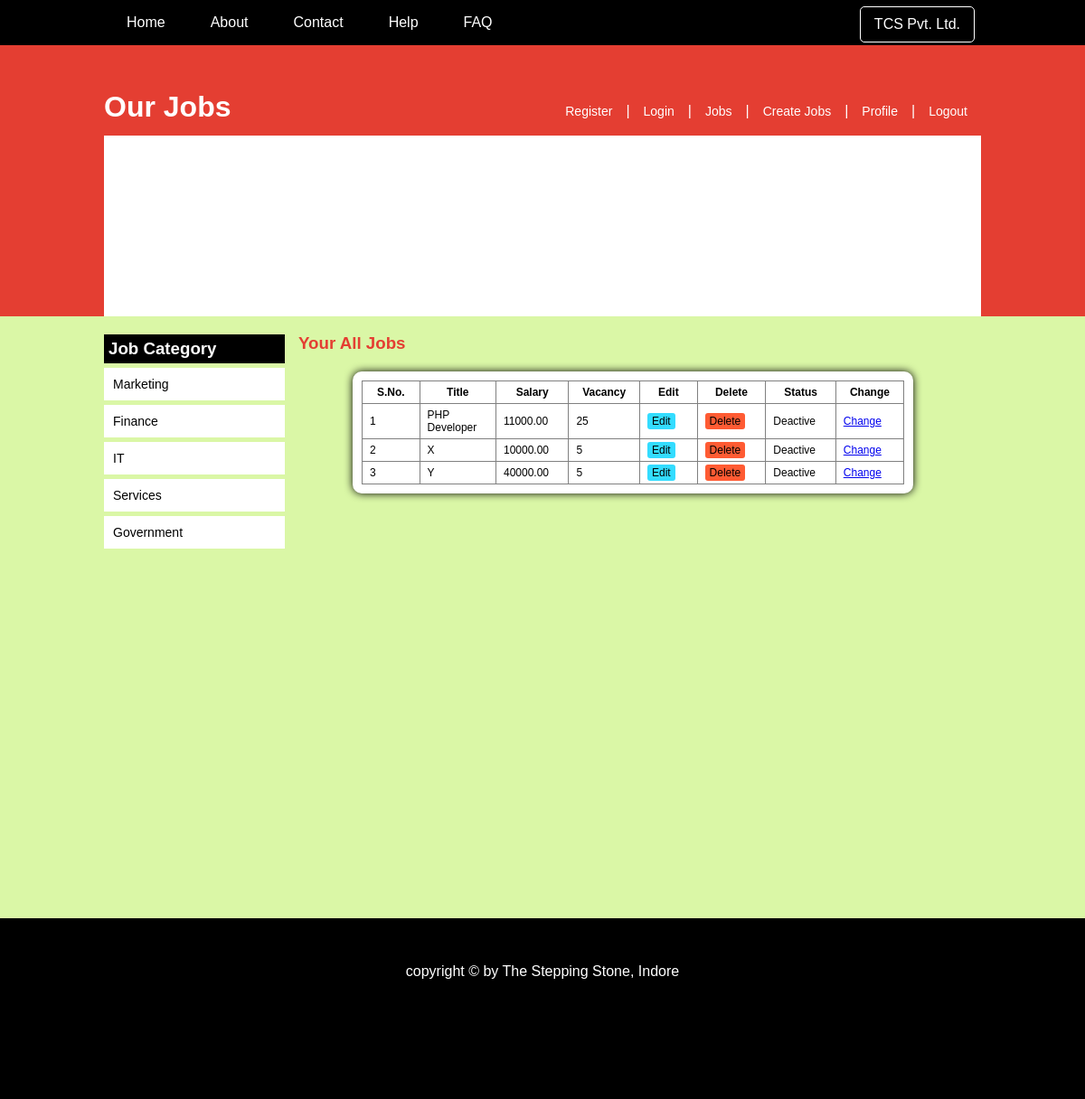
The app's page /jobs.php (signed in) with its own data.
### tables this page shows
CREATE TABLE `jobs` (
  `id` int(11) NOT NULL,
  `cid` int(11) NOT NULL,
  `job_title` varchar(255) NOT NULL,
  `category` varchar(255) NOT NULL,
  `vacancy` int(11) NOT NULL,
  `salary` decimal(9,2) NOT NULL,
  `min_que` varchar(255) NOT NULL,
  `skills` text NOT NULL,
  `status` int(11) NOT NULL DEFAULT '1'
);

### jobs.php (the view, shortened to what this page needs)
<?php
include('db.php');
include('header.php');
$x = $_SESSION['cid'];
$que = "SELECT * FROM jobs WHERE cid = $x";
$result = mysqli_query($con, $que);
?>
		<div id="right-content">
			<h3>Your All Jobs</h3>
			<div id="login-box">
				<table id="list" align="center" border="1">
					<tr>
						<th>S.No.</th>
						<th>Title</th>
						<th>Salary</th>
						<th>Vacancy</th>
						<th>Edit</th>
						<th>Delete</th>
						<th>Status</th>
						<th>Change</th>
					</tr>
					<?php
					$i=1;
					while($data = mysqli_fetch_assoc($result))
					{
						?>
						<Tr>
							<Td><?php echo $i;?></Td>
							<Td><?php echo $data['job_title'];?></Td>
							<Td><?php echo $data['salary'];?></Td>
							<Td><?php echo $data['vacancy'];?></Td>
							<td><a href="create_job.php?key=<?php echo $data['id'];?>" class="edit">Edit</a></td>
							<td><a href="job_delete.php?key=<?php echo $data['id'] ?>" class="delete">Delete</a></td>
							<?php
							if($data['status']==1)
							{ ?>
								<td>Active</td>
							<?php }else{ ?>
								<td>Deactive</td>
							<?php
							}
							?>
							<td><a href="change_status.php?key=<?php echo $data['id']; ?>">Change</a></td>
						</Tr>
					<?php
					$i++;
					}
					?>
				</table>
			</div>
		</div>
<?php
include('footer.php');
?>

### header.php (shortened to what this page needs)
<?php
$url = $_SERVER['PHP_SELF'];
?>
<!DOCTYPE html>
<html>
<head>
	<link rel="stylesheet" type="text/css" href="css/style.css">
</head>
<body>
<div id="header">
	<div id="inside-header">
		<ul>
			<li><a href="index.php" <?php if(strstr($url, "index.php")) echo "class='active'"; ?>>Home</a></li>
			<li><a href="about.php"  <?php if(strstr($url, "about.php")) echo "class='active'"; ?>>About</a></li>
			<li><a href="contact.php" <?php if(strstr($url, "contact.php")) echo "class='active'"; ?>>Contact</a></li>
			<li><a href="help.php" <?php if(strstr($url, "help.php")) echo "class='active'"; ?>>Help</a></li>
			<li><a href="faq.php" <?php if(strstr($url, "faq.php")) echo "class='active'"; ?>>FAQ</a></li>
		</ul>
			<?php
			if(isset($_SESSION['cname']))
			{
				echo '<a href="#" id="username">';
				echo $_SESSION['cname'];
				echo '</a>';
			}
			?>
	</div>
</div>
<div id="slider">
	<div id="inside-slider">
		<div id="core-slider">
			<div id="top-slider">
				<h1>Our Jobs</h1>
				<ul>
					<?php
					if(isset($_SESSION['is_employee_logged_in']))
					{ ?>
						<li><a href="employee_dash.php">Dashboard</a>|</li>
						<li><a href="logout.php">Logout</a>|</li>
					<?php
					}
					else
					{ ?>
						<li><a href="employee_reg.php">Register</a>|</li>
						<li><a href="employee_login.php">Login</a>|</li>
					<?php
					}
					if(isset($_SESSION['is_company_logged_in']))
					{
					?>
					<li><a href="jobs.php">Jobs</a>|</li>
					<li><a href="create_job.php">Create Jobs</a>|</li>
					<li><a href="company_profile.php">Profile</a>|</li>
					<li><a href="logout.php">Logout</a></li>
				<?php }else{ ?>
					<li><a href="company_login.php">Company</a>|</li>
					<li><a href="company_reg.php">Company Signup</a></li>
				<?php } ?>
				</ul>
			</div>
			<div id="bottom-slider"></div>
		</div>
	</div>
</div>
<div id="content">
	<div id="inside-content">
		<div id="left-content">
			<h3>Job Category</h3>
			<ul>
				<li><a href="#">Marketing</a></li>
				<li><a href="#">Finance</a></li>
				<li><a href="#">IT</a></li>
				<li><a href="#">Services</a></li>
				<li><a href="#">Government</a></li>
			</ul>
		</div>

### footer.php
</div>
</div>
<div id="footer">
	<div id="inside-footer">
		<p>copyright &copy; by The Stepping Stone, Indore</p>
	</div>
</div>
</body>
</html>

### css/style.css (style rules this page uses)
body { margin : 0; padding : 0; font-family: Helvetica; background-color: #DAF7A6; }
#header { height: 50px; width: 100%; background-color: #000; }
#slider { height: 300px; width: 100%; background-color: #E43E32; }
#content { min-height: 650px; height: auto; width: 100%; }
#footer { height: 200px; width: 100%; background-color: #000; }
#inside-header { height: 50px; width: 970px; margin: 0 auto; }
#inside-slider { height: 300px; width: 970px; margin: 0 auto; padding-top: 50px; }
#inside-content { height: auto; min-height: 650px; width: 970px; margin: 0 auto; }
#inside-footer { height: 200px; width: 970px; margin: 0 auto; }
#core-slider { height: 250px; width: 970px; }
#top-slider { height: 50px; width: 970px; }
#bottom-slider { height: 200px; width: 970px; background-color: #FFF; }
#top-slider h1 { color: #FFF; margin : 0; padding : 0; float: left; }
#top-slider ul { float: right; margin: 0; padding: 0; list-style-type: none; }
#top-slider ul li { float: left; color: #FFF; }
#top-slider ul li a { text-decoration: none; display: inline-block; color: #FFF; font-size: 14px; padding : 15px; }
#header ul { list-style-type: none; margin :0; padding :0; }
#header ul li { float: left; }
#header ul li a { text-decoration: none; color: #FFF; display: inline-block; padding : 16px 25px; }
#left-content { width: 200px; height: auto; min-height: 650px; float: left; }
#right-content { float: left; width: 740px; height: auto; min-height: 650px; padding : 0 15px; }
#right-content h3 { color: #E43E32; }
#left-content h3 { background-color: #000; color: #FFF; padding : 5px; margin:20px 0 0 0; }
#left-content ul { list-style-type: none; margin: 0; padding: 0; }
#left-content ul li a { text-decoration: none; background-color: #FFF; display: block; margin:5px 0px; padding:10px; color: #000; font-size: 14px; }
#footer p { color: #FFF; text-align: center; padding-top: 50px; }
#login-box { margin: 20px auto; width: 600px; background-color: #FFF; border-radius: 10px; height: auto; min-height: 100px; padding: 10px; box-shadow: 0 0 10px #000; }
#username { float: right; display: inline-block; color: #FFF; text-decoration: none; margin: 7px; border:1px solid #FFF; padding: 10px 15px; border-radius: 5px; }
#list { border-collapse: collapse; font-size: 12px; }
#list td, #list th { padding: 5px 8px; width: 150px; }
.edit { text-decoration: none; background-color: #33DCFF; color: #000; padding: 2px 5px; border-radius: 3px; }
.delete { text-decoration: none; background-color: #FF5B33; color: #000; padding: 2px 5px; border-radius: 3px; }

### records on screen
jobs: job_title "PHP Developer", salary "11000.00", vacancy "25", status "Deactive"
jobs: job_title "X", salary "10000.00", vacancy "5", status "Deactive"
jobs: job_title "Y", salary "40000.00", vacancy "5", status "Deactive"

### other values on screen
$_SESSION['cname'] "TCS Pvt. Ltd."
